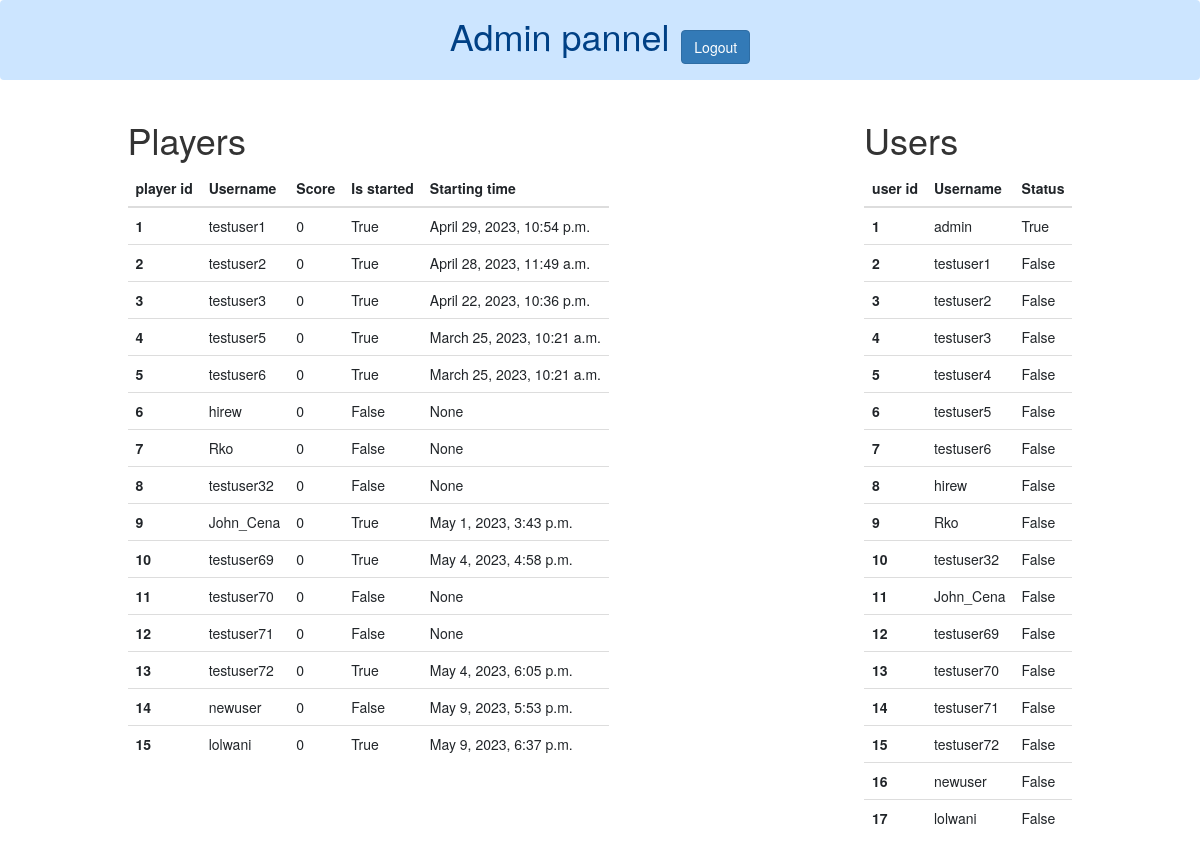
The page /settingwale/ (signed in) on the database as committed earlier.
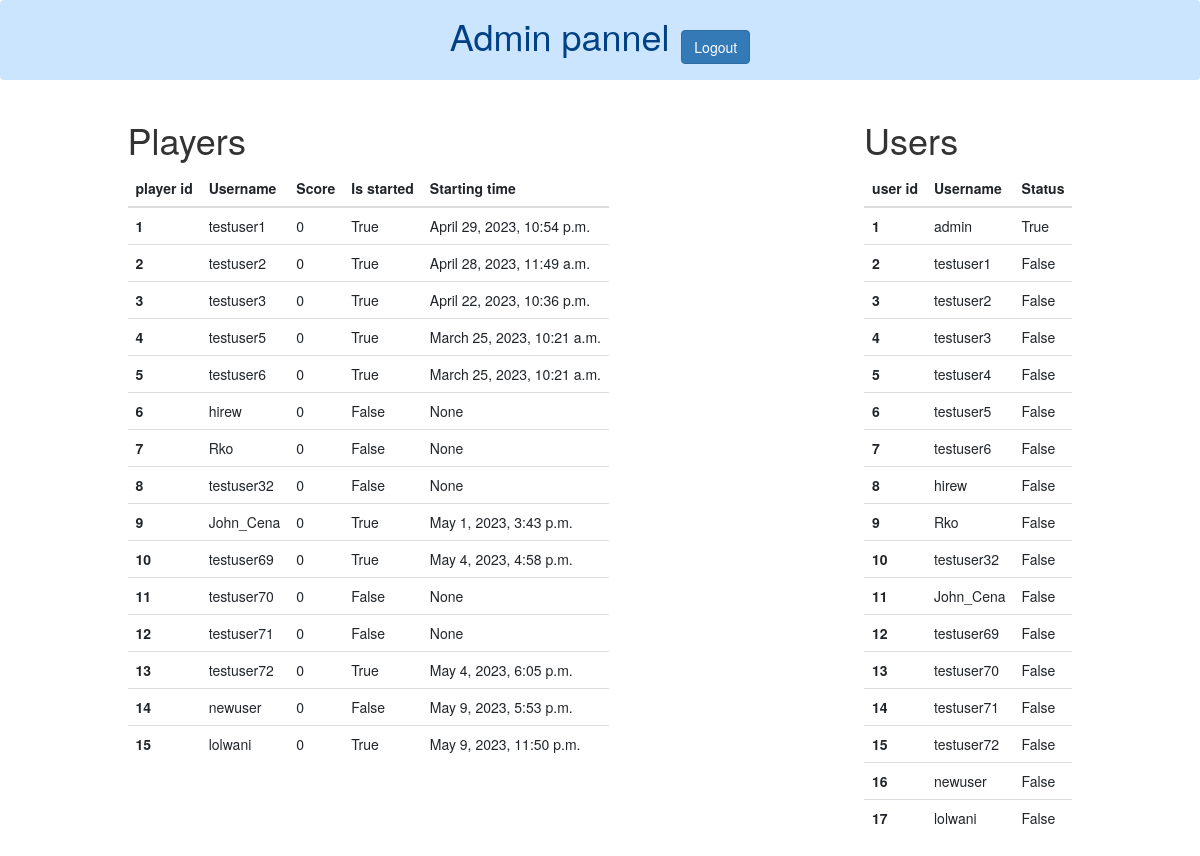
The same page on the database as committed later.
### app1/models.py (models this page shows, shortened)
class Player(models.Model):
    user = models.OneToOneField(User,on_delete=models.CASCADE)
    p_login_number= models.IntegerField(default=0)
    p_score = models.IntegerField(default=0)
    p_is_started = models.BooleanField(default=False)
    p_is_loged_in = models.BooleanField(default=False)
    p_start_time = models.DateTimeField(null=True,blank=True)
    p_is_junior = models.BooleanField(default=True)

### app1/decorators.py (the view)
    def wrap(request,*args, **kwargs):
        if request.user.is_superuser:
            return func(request,*args, **kwargs)
        else:
            return HttpResponse("<h1>403 Forbidden</h1>")

### app1/views.py (called while the page is built)
@only_superuser
@login_required(login_url='login')
def settingwale(request):
    context={}
    players = Player.objects.all()
    users = User.objects.all()
    context["players"]=players
    context["users"]=users
    return render(request,"app1/settingwale.html",context)

### app1/templates/app1/settingwale.html (shortened to what this page needs)
<!DOCTYPE html>
<html lang="en">
<head>
    <link rel="stylesheet" href="https://cdn.jsdelivr.net/npm/bootstrap@4.4.1/dist/css/bootstrap.min.css">
    <link rel="stylesheet" href="https://maxcdn.bootstrapcdn.com/bootstrap/3.4.1/css/bootstrap.min.css">
</head>
<body>
    <div class="alert alert-primary  text-center " role="alert">
        <h1 class="d-inline">Admin pannel</h1> &nbsp; <a href="/logout"><button class="btn btn-primary">Logout</button></a>
      </div>
    <div class="d-flex justify-content-around">
        <div>
        <h1>Players</h1>
    <table class="table table-hover">
        <thead>
          <tr>
            <th scope="col">player id</th>
            <th scope="col">Username</th>
            <th scope="col">Score</th>
            <th scope="col">Is started</th>
            <th scope="col">Starting time</th>
          </tr>
        </thead>
        <tbody>
            {% for player in players %}
          <tr>
            <th scope="row">{{player.id}}</th>
            <td>{{player.user}}</td>
            <td>{{player.p_score}}</td>
            <td>{{player.p_is_started}}</td>
            <td>{{player.p_start_time}}</td>
          </tr>
          {% endfor %}
        </tbody>
    </table>
    </div>
    <div>
        <h1>Users</h1>
    <table class="table table-hover">
        <thead>
          <tr>
            <th scope="col">user id</th>
            <th scope="col">Username</th>
            <th scope="col">Status</th>
          </tr>
        </thead>
        <tbody>
            {% for user in users %}
          <tr>
            <th scope="row">{{user.id}}</th>
            <td>{{user.username}}</td>
            <td>{{user.is_superuser }}</td>
          </tr>
          {% endfor %}
        </tbody>
    </table>
    </div>
    </div>
</body>
</html>

Rows that differ between the two databases and show on the page:
changed Player "lolwani": p_start_time "May 9, 2023, 6:37 p.m." → "May 9, 2023, 11:50 p.m."
